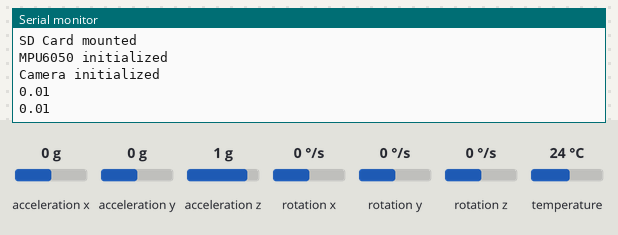
Bench run of a sketch on a simulated ESP32. On the bench: the last lines printed to the serial monitor. The inputs (shaded band) are chosen by the test bench; at power-on: acceleration x 0 g, acceleration y 0 g, acceleration z 1 g, rotation x 0 °/s, rotation y 0 °/s, rotation z 0 °/s, temperature 24 °C. WiFi joins after 1.5 s; servers stay silent unless stated; uploads are accepted with an empty reply; storage starts empty; the camera gives no picture.

Above: at 3.0 s.
3.1 s: acceleration x set to -1.4 g
At 5.1 s:
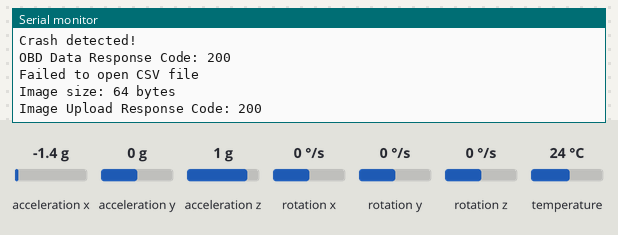
5.5 s: acceleration y set to -1.4 g
At 5.72 s:
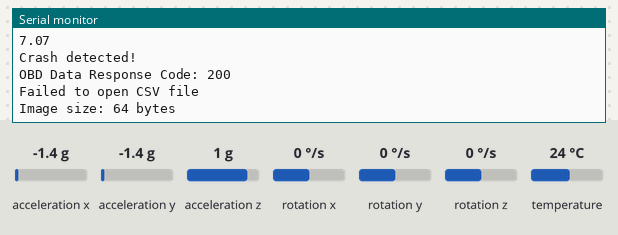
7.0 s: acceleration z set to -1.4 g
At 8.39 s:
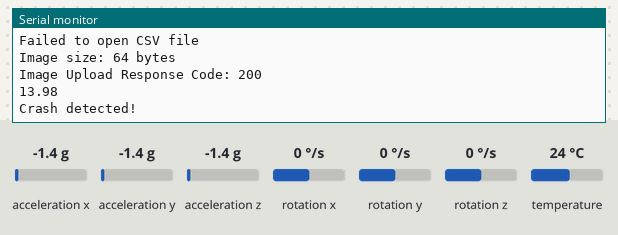
Timing chart, 0 to 10.0 s (numbered marks = the images above; inputs shaded):
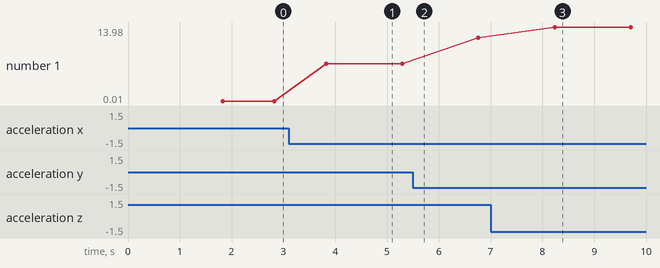

Measured:
- after the input at 3.1 s, the serial monitor: prints a new line after 0.73 s (image 1)
- after the input at 7.0 s, the serial monitor: prints a new line after 1.2 s (image 3)
- plotted number 1: 0.01 → 7.07 after the input at 3.1 s, 7.07 → 11.95 after the input at 5.5 s, 11.95 → 13.98 after the input at 7.0 s

The sketch:

crashsendimgwithcsv.ino
```cpp
#include <Wire.h>
#define sensor_t mpu_sensor_t
#include <Adafruit_MPU6050.h>
#include <Adafruit_Sensor.h>
#undef sensor_t
#include <WiFi.h>
#include <HTTPClient.h>
#include <SD_MMC.h>
#include "esp_camera.h"

// Wi-Fi and Server Settings
const char* ssid = "SAINTGITS";
const char* password = "saintgitswifi";

const char* obdServerUrl   = "http://10.10.160.81:3000/obd";
const char* csvServerUrl   = "http://10.10.160.81:3000/upload-csv";
const char* imageServerUrl = "http://10.10.160.81:3000/image";
const char* csvFilePath    = "/data.csv";

// Crash detection threshold
#define SDA_PIN 2
#define SCL_PIN 14
#define ACCEL_THRESHOLD 3.5

Adafruit_MPU6050 mpu;

// Camera pin definitions for AI Thinker ESP32-CAM
#define PWDN_GPIO_NUM 32
#define RESET_GPIO_NUM -1
#define XCLK_GPIO_NUM 0
#define SIOD_GPIO_NUM 26
#define SIOC_GPIO_NUM 27
#define Y9_GPIO_NUM 35
#define Y8_GPIO_NUM 34
#define Y7_GPIO_NUM 39
#define Y6_GPIO_NUM 36
#define Y5_GPIO_NUM 21
#define Y4_GPIO_NUM 19
#define Y3_GPIO_NUM 18
#define Y2_GPIO_NUM 5
#define VSYNC_GPIO_NUM 25
#define HREF_GPIO_NUM 23
#define PCLK_GPIO_NUM 22

void connectWiFi() {
  WiFi.begin(ssid, password);
  while (WiFi.status() != WL_CONNECTED) {
    delay(500);
    Serial.print(".");
  }
  Serial.println("\nWi-Fi connected");
}

void sendObdData() {
  HTTPClient http;
  http.begin(obdServerUrl);
  http.addHeader("Content-Type", "application/json");
  String jsonPayload = R"({"VIN":"1HGCM82633A123456","speed":45,"acceleration":15.5})";
  int httpResponseCode = http.POST(jsonPayload);
  Serial.printf("OBD Data Response Code: %d\n", httpResponseCode);
  http.end();
}

void sendCsv() {
  File file = SD_MMC.open(csvFilePath);
  if (!file) {
    Serial.println("Failed to open CSV file");
    return;
  }

  String csvData = "";
  while (file.available()) {
    csvData += (char)file.read();
  }
  file.close();

  HTTPClient http;
  http.begin(csvServerUrl);
  http.addHeader("Content-Type", "text/csv");
  int httpResponseCode = http.POST(csvData);
  Serial.printf("CSV Upload Response Code: %d\n", httpResponseCode);
  http.end();
}

void captureAndSendImage(camera_fb_t* fb) {
  if (!fb) {
    Serial.println("Camera capture failed");
    return;
  }
  HTTPClient http;
  http.begin(imageServerUrl);
  http.addHeader("Content-Type", "image/jpeg");
  int httpResponseCode = http.POST(fb->buf, fb->len);
  Serial.printf("Image Upload Response Code: %d\n", httpResponseCode);
  http.end();
  esp_camera_fb_return(fb);
}

void setup() {
  Serial.begin(115200);
  connectWiFi();

  if (!SD_MMC.begin()) {
    Serial.println("SD Card Mount Failed");
    return;
  }
  Serial.println("SD Card mounted");

  Wire.begin(SDA_PIN, SCL_PIN);

  if (!mpu.begin(0x68, &Wire)) {
    Serial.println("Failed to initialize MPU6050!");
    while (true);
  }
  Serial.println("MPU6050 initialized");

  // Initialize the camera
  camera_config_t config;
  config.ledc_channel = LEDC_CHANNEL_0;
  config.ledc_timer = LEDC_TIMER_0;
  config.pin_d0 = Y2_GPIO_NUM;
  config.pin_d1 = Y3_GPIO_NUM;
  config.pin_d2 = Y4_GPIO_NUM;
  config.pin_d3 = Y5_GPIO_NUM;
  config.pin_d4 = Y6_GPIO_NUM;
  config.pin_d5 = Y7_GPIO_NUM;
  config.pin_d6 = Y8_GPIO_NUM;
  config.pin_d7 = Y9_GPIO_NUM;
  config.pin_xclk = XCLK_GPIO_NUM;
  config.pin_pclk = PCLK_GPIO_NUM;
  config.pin_vsync = VSYNC_GPIO_NUM;
  config.pin_href = HREF_GPIO_NUM;
  config.pin_sscb_sda = SIOD_GPIO_NUM;
  config.pin_sscb_scl = SIOC_GPIO_NUM;
  config.pin_pwdn = PWDN_GPIO_NUM;
  config.pin_reset = RESET_GPIO_NUM;
  config.xclk_freq_hz = 20000000;
  config.pixel_format = PIXFORMAT_JPEG;
  config.frame_size = FRAMESIZE_VGA;
  config.jpeg_quality = 10;
  config.fb_count = 1;

  if (esp_camera_init(&config) != ESP_OK) {
    Serial.println("Camera init failed");
    while (true);
  }
  Serial.println("Camera initialized");
}

void loop() {
  sensors_event_t accel, gyro, temp;
  mpu.getEvent(&accel, &gyro, &temp);
  float magnitude = sqrt(pow(accel.acceleration.x, 2) +
                         pow(accel.acceleration.y, 2) +
                         pow(accel.acceleration.z, 2)) - 9.8;
  Serial.println(magnitude);

  if (magnitude > ACCEL_THRESHOLD) {
    Serial.println("Crash detected!");
    sendObdData();
    sendCsv();

    // Capture and send image
    camera_fb_t* fb = esp_camera_fb_get();
    if (!fb) {
      Serial.println("Failed to capture image");
    } else {
      Serial.printf("Image size: %d bytes\n", fb->len);
      captureAndSendImage(fb);
      // Do NOT call esp_camera_fb_return(fb) here as it is already called inside captureAndSendImage()
    }
  }
  delay(1000);
}
```
